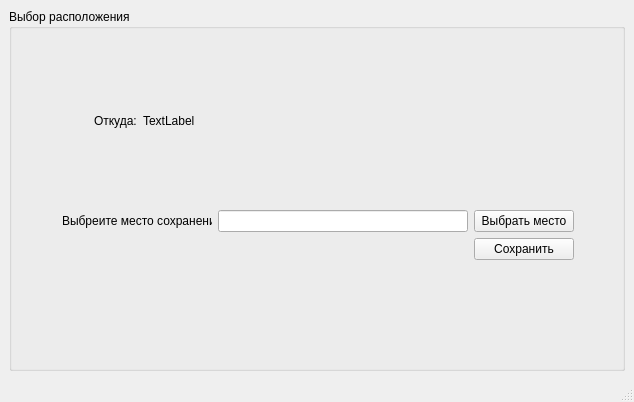
<?xml version="1.0" encoding="UTF-8"?>
<ui version="4.0">
 <class>ChoosingPlaceForSave</class>
 <widget class="QMainWindow" name="ChoosingPlaceForSave">
  <property name="geometry">
   <rect>
    <x>0</x>
    <y>0</y>
    <width>634</width>
    <height>402</height>
   </rect>
  </property>
  <property name="windowTitle">
   <string>MainWindow</string>
  </property>
  <widget class="QWidget" name="centralwidget">
   <layout class="QGridLayout" name="gridLayout">
    <item row="0" column="0">
     <widget class="QGroupBox" name="groupBox">
      <property name="title">
       <string>Выбор расположения</string>
      </property>
      <layout class="QGridLayout" name="gridLayout_2">
       <item row="0" column="3">
        <spacer name="verticalSpacer_2">
         <property name="orientation">
          <enum>Qt::Vertical</enum>
         </property>
         <property name="sizeHint" stdset="0">
          <size>
           <width>20</width>
           <height>49</height>
          </size>
         </property>
        </spacer>
       </item>
       <item row="1" column="0" colspan="2">
        <spacer name="horizontalSpacer_5">
         <property name="orientation">
          <enum>Qt::Horizontal</enum>
         </property>
         <property name="sizeHint" stdset="0">
          <size>
           <width>29</width>
           <height>20</height>
          </size>
         </property>
        </spacer>
       </item>
       <item row="1" column="3">
        <layout class="QHBoxLayout" name="horizontalLayout_2">
         <item>
          <widget class="QLabel" name="label_2">
           <property name="text">
            <string>Откуда:</string>
           </property>
          </widget>
         </item>
         <item>
          <widget class="QLabel" name="PathFrom">
           <property name="minimumSize">
            <size>
             <width>250</width>
             <height>0</height>
            </size>
           </property>
           <property name="text">
            <string>TextLabel</string>
           </property>
          </widget>
         </item>
        </layout>
       </item>
       <item row="1" column="4">
        <spacer name="horizontalSpacer_4">
         <property name="orientation">
          <enum>Qt::Horizontal</enum>
         </property>
         <property name="sizeHint" stdset="0">
          <size>
           <width>171</width>
           <height>20</height>
          </size>
         </property>
        </spacer>
       </item>
       <item row="2" column="3">
        <spacer name="verticalSpacer">
         <property name="orientation">
          <enum>Qt::Vertical</enum>
         </property>
         <property name="sizeHint" stdset="0">
          <size>
           <width>78</width>
           <height>48</height>
          </size>
         </property>
        </spacer>
       </item>
       <item row="3" column="0">
        <spacer name="horizontalSpacer_2">
         <property name="orientation">
          <enum>Qt::Horizontal</enum>
         </property>
         <property name="sizeHint" stdset="0">
          <size>
           <width>23</width>
           <height>20</height>
          </size>
         </property>
        </spacer>
       </item>
       <item row="3" column="1" colspan="4">
        <layout class="QVBoxLayout" name="verticalLayout">
         <item>
          <layout class="QHBoxLayout" name="horizontalLayout">
           <item>
            <widget class="QLabel" name="label">
             <property name="minimumSize">
              <size>
               <width>150</width>
               <height>0</height>
              </size>
             </property>
             <property name="maximumSize">
              <size>
               <width>150</width>
               <height>16777215</height>
              </size>
             </property>
             <property name="text">
              <string>Выбреите место сохранения</string>
             </property>
            </widget>
           </item>
           <item>
            <widget class="QLineEdit" name="lineEdit">
             <property name="minimumSize">
              <size>
               <width>250</width>
               <height>0</height>
              </size>
             </property>
             <property name="maximumSize">
              <size>
               <width>300</width>
               <height>16777215</height>
              </size>
             </property>
            </widget>
           </item>
           <item>
            <widget class="QPushButton" name="pushButton">
             <property name="minimumSize">
              <size>
               <width>100</width>
               <height>0</height>
              </size>
             </property>
             <property name="maximumSize">
              <size>
               <width>100</width>
               <height>16777215</height>
              </size>
             </property>
             <property name="text">
              <string>Выбрать место</string>
             </property>
            </widget>
           </item>
          </layout>
         </item>
         <item>
          <layout class="QHBoxLayout" name="horizontalLayout_3">
           <item>
            <spacer name="horizontalSpacer">
             <property name="orientation">
              <enum>Qt::Horizontal</enum>
             </property>
             <property name="sizeHint" stdset="0">
              <size>
               <width>40</width>
               <height>20</height>
              </size>
             </property>
            </spacer>
           </item>
           <item>
            <widget class="QPushButton" name="pushButton_2">
             <property name="minimumSize">
              <size>
               <width>100</width>
               <height>0</height>
              </size>
             </property>
             <property name="maximumSize">
              <size>
               <width>100</width>
               <height>16777215</height>
              </size>
             </property>
             <property name="text">
              <string>Сохранить</string>
             </property>
            </widget>
           </item>
          </layout>
         </item>
        </layout>
       </item>
       <item row="3" column="5">
        <spacer name="horizontalSpacer_3">
         <property name="orientation">
          <enum>Qt::Horizontal</enum>
         </property>
         <property name="sizeHint" stdset="0">
          <size>
           <width>39</width>
           <height>20</height>
          </size>
         </property>
        </spacer>
       </item>
       <item row="4" column="2">
        <spacer name="verticalSpacer_3">
         <property name="orientation">
          <enum>Qt::Vertical</enum>
         </property>
         <property name="sizeHint" stdset="0">
          <size>
           <width>20</width>
           <height>99</height>
          </size>
         </property>
        </spacer>
       </item>
      </layout>
     </widget>
    </item>
   </layout>
  </widget>
  <widget class="QMenuBar" name="menubar">
   <property name="geometry">
    <rect>
     <x>0</x>
     <y>0</y>
     <width>634</width>
     <height>21</height>
    </rect>
   </property>
  </widget>
  <widget class="QStatusBar" name="statusbar"/>
 </widget>
 <resources/>
 <connections/>
</ui>
